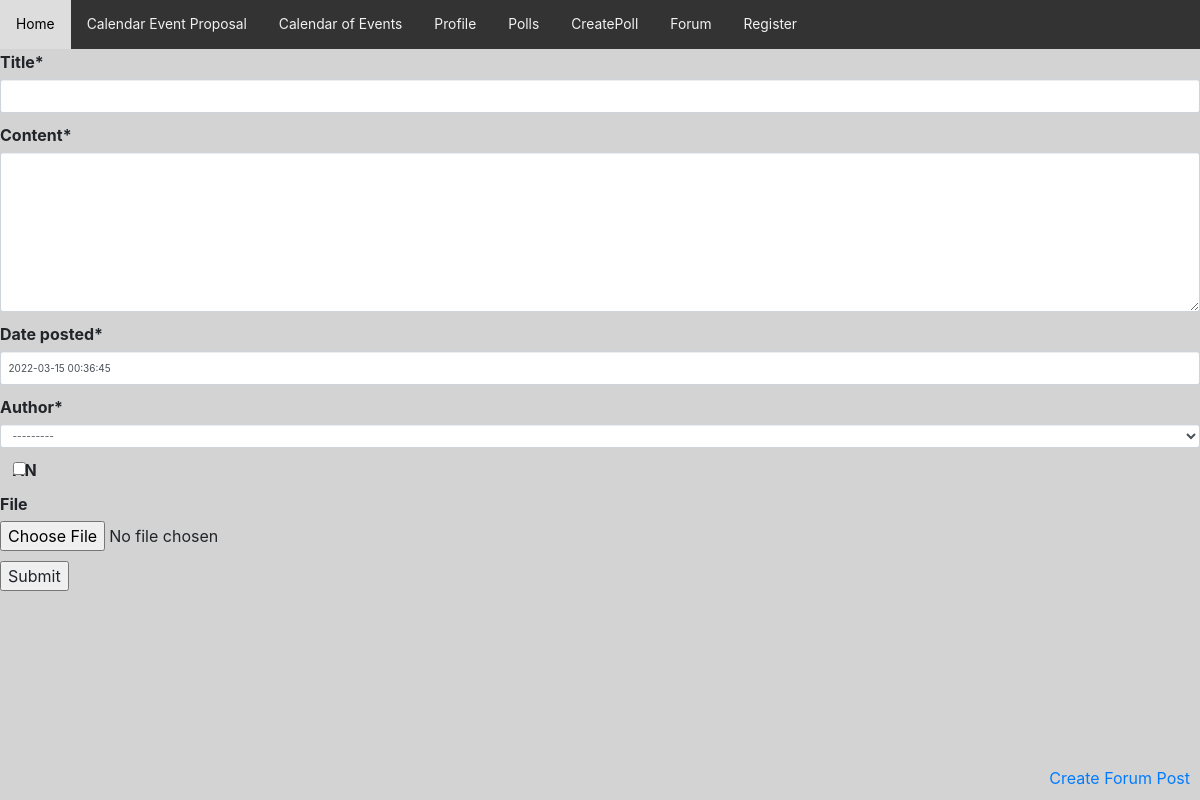
Before: /forum/ with the older database file.
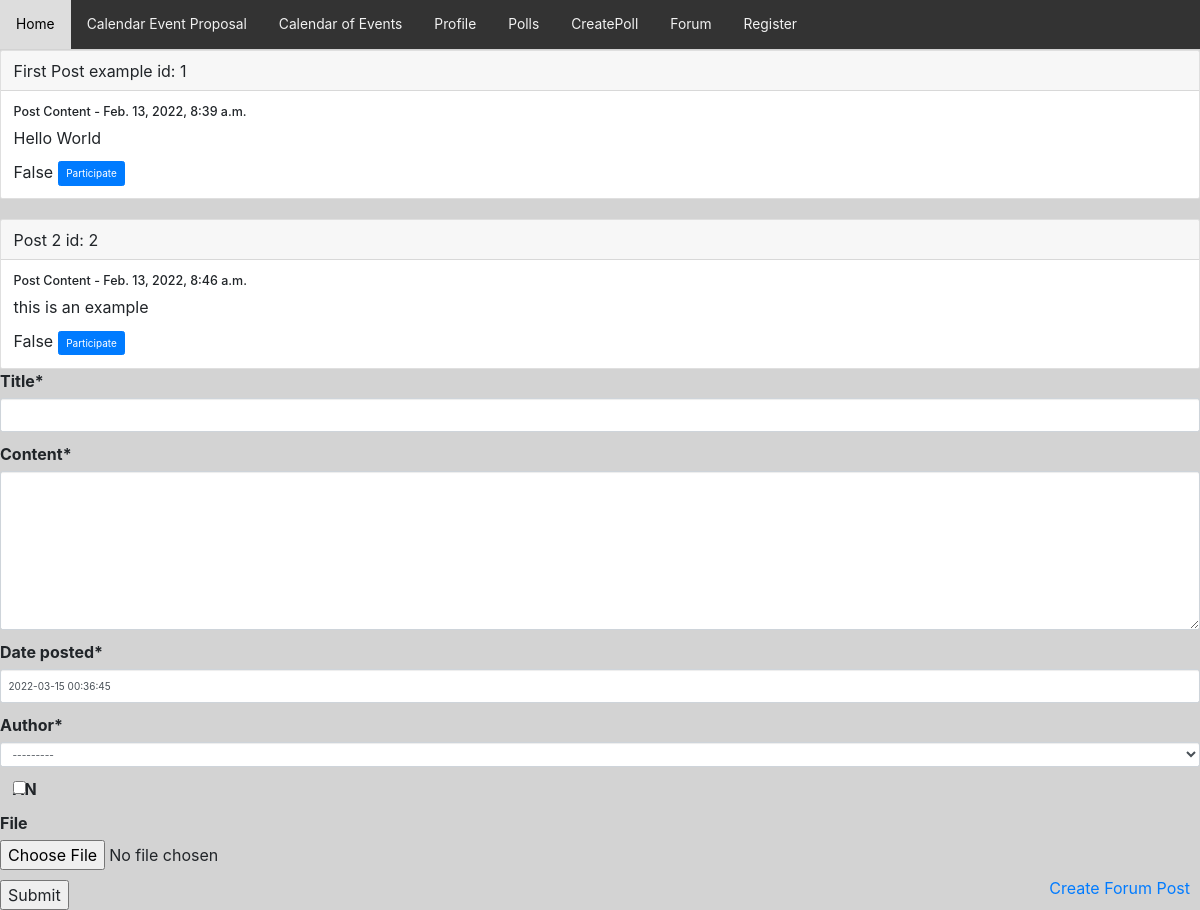
After: the same page with the newer database file.
### forum/models.py (models this page shows, shortened)
class For_Post(models.Model):
	id = models.AutoField(primary_key = True)
	title = models.CharField(max_length=150)
	content = models.TextField()
	date_posted = models.DateTimeField(default=timezone.now)
	author = models.ForeignKey(User, on_delete = models.CASCADE)
	AN = models.BooleanField(default=False)
	file = models.FileField(upload_to = 'user/files/', blank=True)

### forum/views.py (the view)
# urls.py: path('forum/', views.forum, name="forum_forum"),
def forum(request):
	form = ForumForm()
	context = {'posts':For_Post.objects.all(),'form':form}
	form = ForumForm()
	if request.method == 'POST':
		form = ForumForm(request.POST, request.FILES)
		print(request.POST)
		if form.is_valid():
			form.save()
			return redirect('forum_forum')
	else:
		form = ForumForm()
	return render(request, 'forum/forum.html', context)

### forum/forms.py
class ForumForm(ModelForm):
	class Meta:
		model = For_Post
		fields = '__all__'

### forum/templates/forum/forum.html (shortened to what this page needs)
{% extends 'forum/main_template.html' %}
{% load crispy_forms_tags %}
{% block content %}
<link rel="stylesheet" href="https://maxcdn.bootstrapcdn.com/bootstrap/4.0.0/css/bootstrap.min.css">
{% for post in posts %}
<div class="card" id="{{ post.author.id }}">
    <div class="card-header">
    {{ post.title }} id: {{ post.id }}
  </div>
    <div class="card-body">
      <h5 class="card-title">Post Content - {{ post.date_posted }}</h5>
      <p class="card-text">{{ post.content }}</p>
      {% if post.file %}
        {{ post.file }}
      {% endif %}
      <a href="#" class="btn btn-primary">Participate</a>
    </div>
</div>
{% endfor %}
<div>
  <form action="{% url 'forum_forum' %}" method='POST' enctype="multipart/form-data">
    {{ form|crispy }}
  <input type="submit" name="">
  </form>
</div>
<footer>
  <a href="{% url 'create_forum' %}">Create Forum Post</a>
</footer>
{% endblock content %}

Changed rows visible on the page:
added For_Post: title "First Post example", id "1", date_posted "Feb. 13, 2022, 8:39 a.m.", content "Hello World", file "False"
added For_Post: title "Post 2", id "2", date_posted "Feb. 13, 2022, 8:46 a.m.", content "this is an example", file "False"
